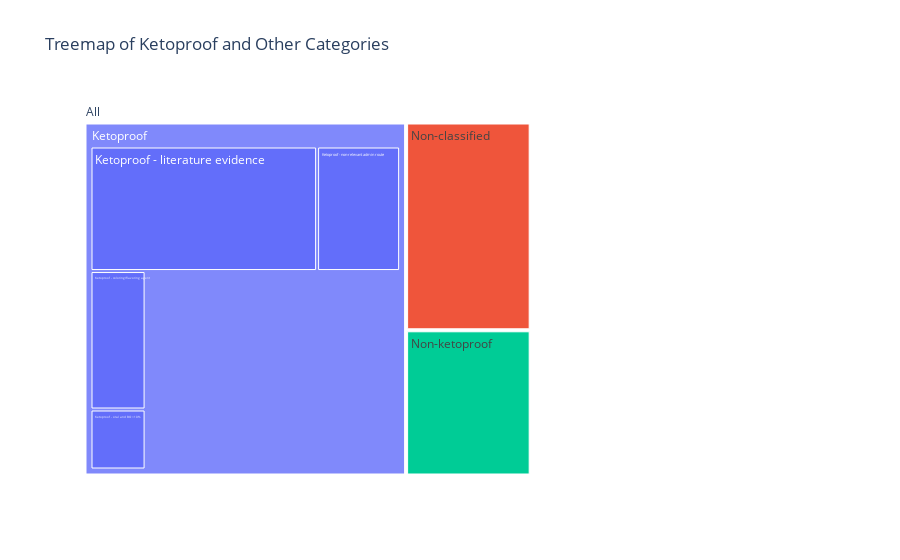

Notebook source saved alongside this figure:
### Code cell
import pandas as pd
import plotly.express as px

# Prepare the data
df = pd.DataFrame({
    'Category': [
        'All',
        'Ketoproof', 
        'Ketoproof - non-relevant admin route', 
        'Ketoproof - oral and BO <10%', 
        'Ketoproof - coloring/flavoring agent', 
        'Ketoproof - single/infrequent use', 
        'Ketoproof - literature evidence', 
        'Non-ketoproof', 
        'Non-classified'
    ],
    'Count': [1045, 590, 122, 39, 90, 6, 333, 188, 269],
    'Parent': [
        "",        # Root has no parent
        "All",     # Child of root
        "Ketoproof", 
        "Ketoproof", 
        "Ketoproof", 
        "Ketoproof", 
        "Ketoproof", 
        "All", 
        "All"
    ]
})

# Create the treemap
fig = px.treemap(
    df, 
    names='Category',
    values='Count',
    parents='Parent',
    title='Treemap of Ketoproof and Other Categories'
)

# Save as SVG
svg_path = '/mnt/data/treemap.svg'
#fig.write_image(svg_path)

fig.show()

### Figure 1 — Plotly figure (JSON) as saved in the notebook; plotly's stock layout.template omitted (floating-point values rounded to 4 significant figures)
{"data": [{"domain": {"x": [0, 1], "y": [0, 1]}, "hovertemplate": "Category=%{label}<br>Count=%{value}<br>Parent=%{parent}<extra></extra>", "labels": ["All", "Ketoproof", "Ketoproof - non-relevant admin route", "Ketoproof - oral and BO <10%", "Ketoproof - coloring/flavoring agent", "Ketoproof - single/infrequent use", "Ketoproof - literature evidence", "Non-ketoproof", "Non-classified"], "name": "", "parents": ["", "All", "Ketoproof", "Ketoproof", "Ketoproof", "Ketoproof", "Ketoproof", "All", "All"], "type": "treemap", "values": [1045, 590, 122, 39, 90, 6, 333, 188, 269]}], "layout": {"legend": {"tracegroupgap": 0}, "title": {"text": "Treemap of Ketoproof and Other Categories"}}}
